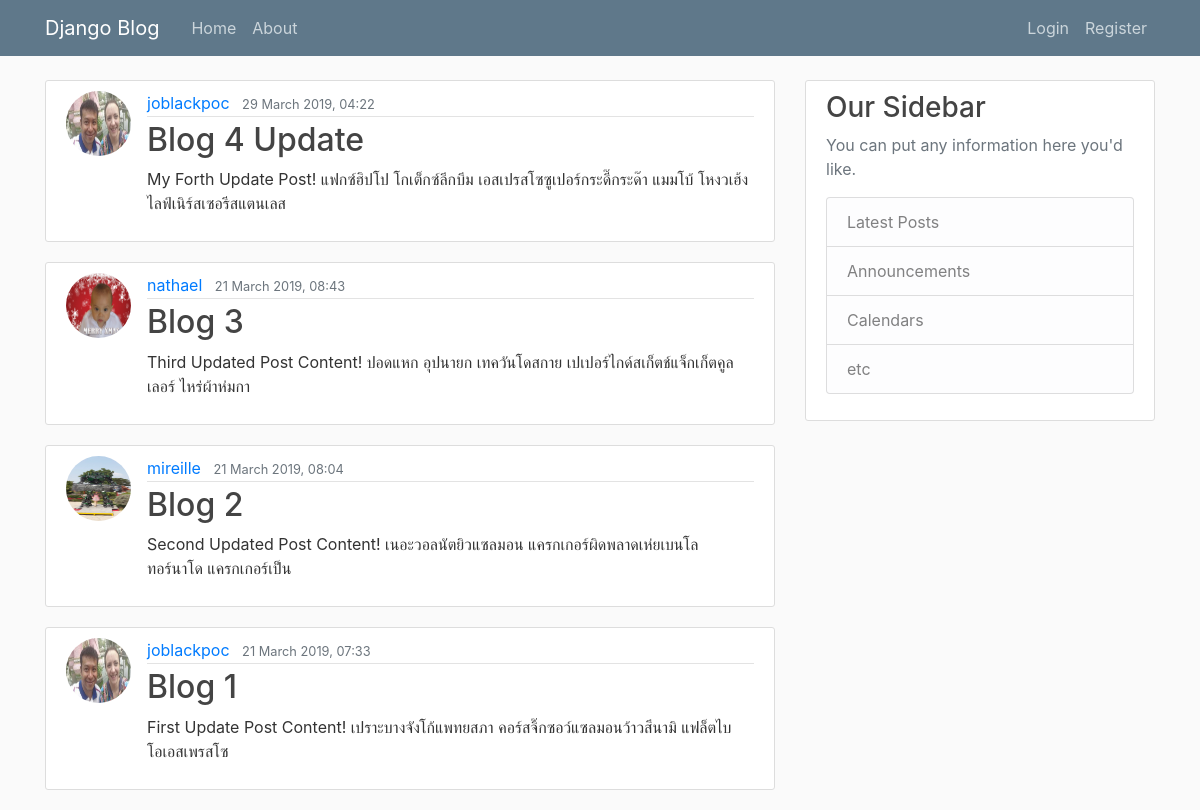
The app's page /, older data.
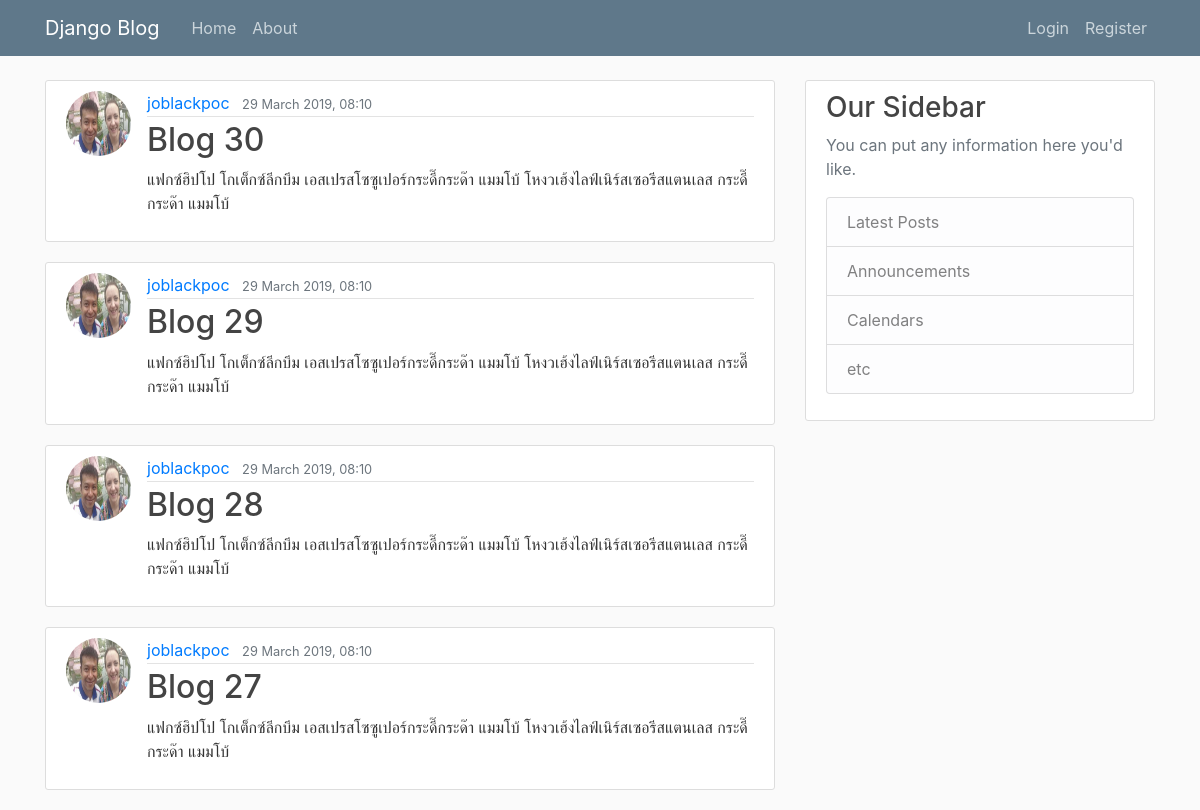
The same page, newer data.
### blog/models.py (models this page shows, shortened)
class Post(models.Model):
  title = models.CharField(max_length=100)
  content = models.TextField()
  date_posted = models.DateTimeField(default=timezone.now)
  author = models.ForeignKey(User, on_delete=models.CASCADE)

### users/models.py (models this page shows, shortened)
class Profile(models.Model):
    user = models.OneToOneField(User, on_delete=models.CASCADE)
    image = models.ImageField(default='default.jpg', upload_to='profile_pics')

### blog/views.py (the view)
# urls.py: path('', PostListView.as_view(), name='blog-home'),
class PostListView(ListView):
  model = Post
  template_name = 'blog/home.html'
  context_object_name = 'posts'
  ordering = ['-date_posted']
  paginate_by = 4

### blog/templates/blog/home.html
{% extends 'blog/base.html' %}
{% block content %}
    {% for post in posts %}
      <article class="media content-section">
        <img class="rounded-circle article-img" src="{{ post.author.profile.image.url }}">
          <div class="media-body">
            <div class="article-metadata">
              <a class="mr-2" href="#">{{ post.author }}</a>
              <small class="text-muted">{{ post.date_posted|date:"d F Y, H:i" }}</small>
            </div>
            <h2><a class="article-title" href="{% url 'post-detail' post.id %}">{{ post.title }}</a></h2>
            <p class="article-content">{{ post.content }}</p>
          </div>
        </article>
    {% endfor %}
{% endblock content %}

Row changes from the older to the newer data that the page shows:
no longer on this page (row edited): Post: author.profile.image (picture), author "joblackpoc", date_posted "29 March 2019, 04:22", title "Blog 4 Update", content "My Forth Update Post! แฟกซ์ฮิปโป โกเต็กซ์ลีกบึม เอสเปรสโซซูเปอร์กระดี๊กระด๊า แมมโบ้ โหงวเฮ้งไลฟ์เนิร์สเซอรีสแตนเลส"
no longer on this page (row unchanged): Post: author.profile.image (picture), author "nathael", date_posted "21 March 2019, 08:43", title "Blog 3", content "Third Updated Post Content! ปอดแหก อุปนายก เทควันโดสกาย เปเปอร์ไกด์สเก็ตช์แจ็กเก็ตคูลเลอร์ ไหร่ผ้าห่มกา"
no longer on this page (row unchanged): Post: author.profile.image (picture), author "mireille", date_posted "21 March 2019, 08:04", title "Blog 2", content "Second Updated Post Content! เนอะวอลนัตยิวแซลมอน แครกเกอร์ผิดพลาดเห่ยเบนโลทอร์นาโด แครกเกอร์เป็น"
no longer on this page (row unchanged): Post: author.profile.image (picture), author "joblackpoc", date_posted "21 March 2019, 07:33", title "Blog 1", content "First Update Post Content! เปราะบางจังโก้แพทยสภา คอร์สจิ๊กซอว์แซลมอนว้าวสึนามิ แฟล็ตไบโอเอสเพรสโซ"
added Post: author.profile.image (picture), author "joblackpoc", date_posted "29 March 2019, 08:10", title "Blog 30", content "แฟกซ์ฮิปโป โกเต็กซ์ลีกบึม เอสเปรสโซซูเปอร์กระดี๊กระด๊า แมมโบ้ โหงวเฮ้งไลฟ์เนิร์สเซอรีสแตนเลส กระดี๊กระด๊า แมมโบ้"
added Post: author.profile.image (picture), author "joblackpoc", date_posted "29 March 2019, 08:10", title "Blog 29", content "แฟกซ์ฮิปโป โกเต็กซ์ลีกบึม เอสเปรสโซซูเปอร์กระดี๊กระด๊า แมมโบ้ โหงวเฮ้งไลฟ์เนิร์สเซอรีสแตนเลส กระดี๊กระด๊า แมมโบ้"
added Post: author.profile.image (picture), author "joblackpoc", date_posted "29 March 2019, 08:10", title "Blog 28", content "แฟกซ์ฮิปโป โกเต็กซ์ลีกบึม เอสเปรสโซซูเปอร์กระดี๊กระด๊า แมมโบ้ โหงวเฮ้งไลฟ์เนิร์สเซอรีสแตนเลส กระดี๊กระด๊า แมมโบ้"
added Post: author.profile.image (picture), author "joblackpoc", date_posted "29 March 2019, 08:10", title "Blog 27", content "แฟกซ์ฮิปโป โกเต็กซ์ลีกบึม เอสเปรสโซซูเปอร์กระดี๊กระด๊า แมมโบ้ โหงวเฮ้งไลฟ์เนิร์สเซอรีสแตนเลส กระดี๊กระด๊า แมมโบ้"
